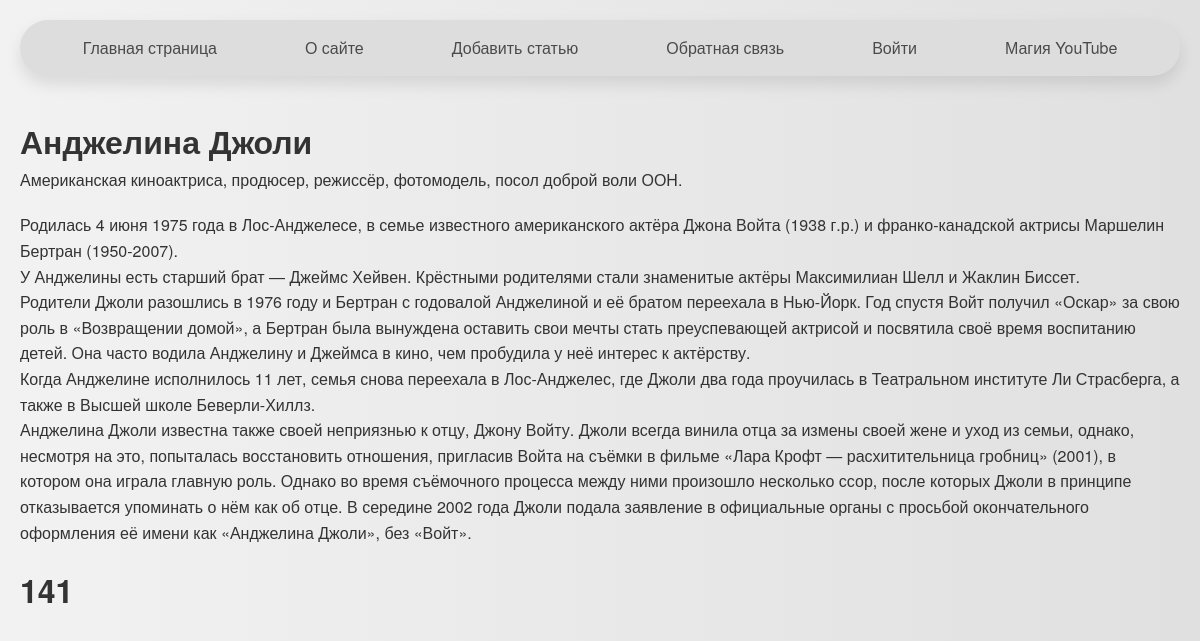
The page /post/efwef/ on the database as committed earlier.
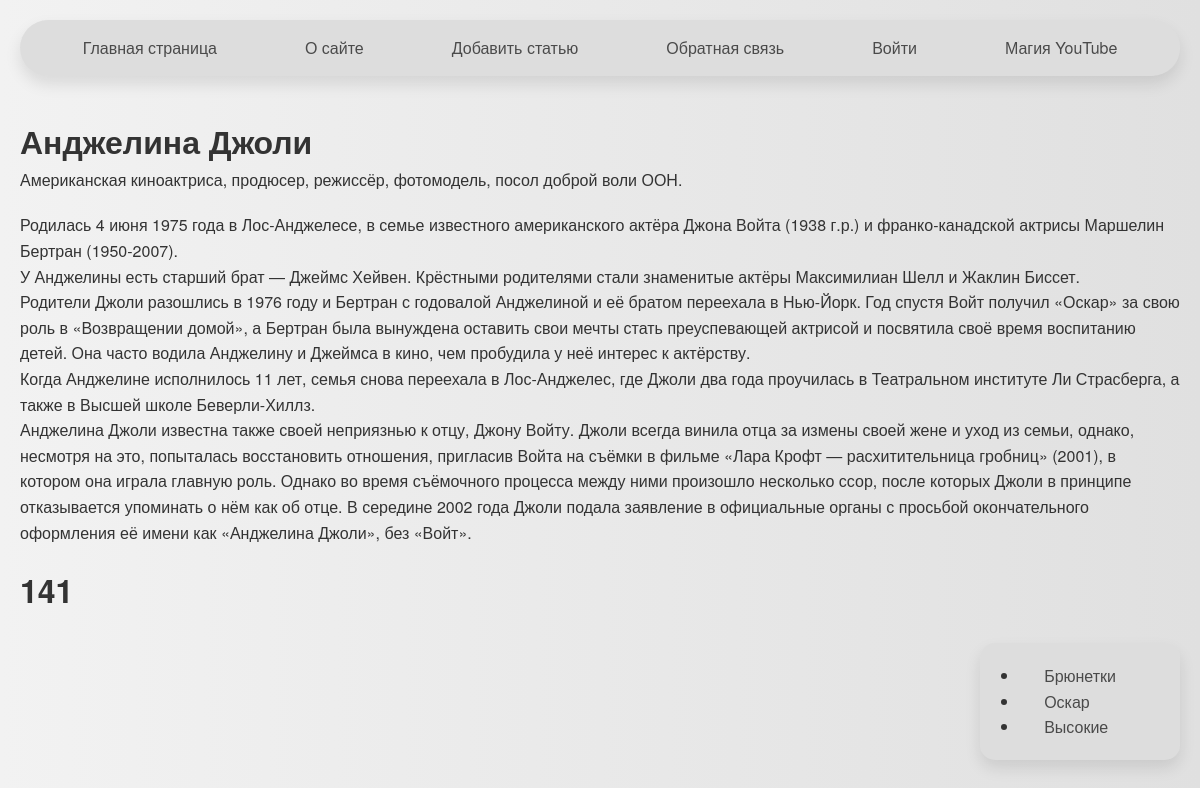
The same page on the database as committed later.
### women/models.py (models this page shows, shortened)
class Women(models.Model):
    class Stutus(models.IntegerChoices):
        DRAFT = 0, 'Черновик'
        PABLISHED = 1, 'Опубликовано'
    title = models.CharField(max_length=200, verbose_name='Заголовок')
    slug = models.SlugField(max_length=120, unique=True, db_index=True)
    photo = models.ImageField(upload_to='photos/%Y/%m/%d/', default=None, blank=True, null=True, verbose_name = 'Фото')
    content = models.TextField(blank=True, verbose_name='Текст статьи')
    time_create = models.DateTimeField(auto_now_add=True)
    time_update = models.DateTimeField(auto_now=True)
    is_publisher = models.BooleanField(choices=tuple(map(lambda x:(bool(x[0]),x[1]), Stutus.choices)), default=Stutus.PABLISHED)
    cat = models.ForeignKey('Category', on_delete=models.PROTECT,related_name='posts')
    tags = models.ManyToManyField('TagPost', blank=True, related_name='tags')
    husband = models.OneToOneField('Husband', on_delete=models.SET_NULL,
                                    null=True, blank=True, related_name='wumen')
    objects = models.Manager()
    publisher = PablishedManager()

class TagPost(models.Model):
    tag = models.CharField(max_length=100, db_index=True)
    slug = models.SlugField(max_length=255, unique=True, db_index=True)
    def get_absolute_url(self):
        return reverse('tag', kwargs={'tag_slug' : self.slug})

### women/views.py (the view)
# urls.py: path('post/<slug:post_slug>/', views.show_post, name='post'),
def show_post(request, post_slug):
    post = get_object_or_404(Women, slug=post_slug)
    data =  {
        'title' : post.title,
        'menu' : menu,
        'post' : post,
        'cat_selected' : 1,
        }
    return render(request, 'women/post.html', data)

### women/templates/women/post.html (shortened to what this page needs)
{% extends 'base.html' %}
{% block breadcrumbs %}
{% with post.tags.all as tags %}
{% if tags %}
<ul class="card">
{% for t in tags %}
<li ><a href="{{ t.get_absolute_url }}">{{ t.tag }}</a></li>
{% endfor %}
</ul>
{% endif %}
{% endwith %}
{% endblock %}
{% block content %}
<h1>{{ post.title }}</h1>
{{ post.content|linebreaks }}
<h1>141</h1>
{% endblock %}

### templates/base.html (shortened to what this page needs)
{% load static %}
{% load women_tags %}
<!DOCTYPE html>
<html lang="en">
<head>
    <link type="text/css" href="{% static 'women/css/styles.css' %}?v={{ now|date:'YmdHis' }}" rel="stylesheet">
</head>
<body>
    <ul class="paul">
        <li><a href="{% url 'home' %}">Главная страница</a></li>
        {% for m in menu %}
        <li>
            <a href="{% url m.url_name %}">{{ m.title }}</a>
        </li>
        {% endfor %}
        <li><a href="https://www.youtube.com">Магия YouTube</a></li>
    </ul>
    {% block breadcrumbs %}
    {% endblock %}
    {% block content %}
    {% endblock %}
</body>
</html>

### women/static/women/css/styles.css (style rules this page uses)
* { margin: 0; padding: 0; box-sizing: border-box; }
body { font-family: 'Helvetica Neue', sans-serif; background: linear-gradient(to right, #f2f2f2, #e0e0e0); color: #333; line-height: 1.6; padding: 20px; background-attachment: fixed; }
ul.paul { list-style-type: none; background-color: #ddd; box-shadow: 0 8px 16px rgba(0, 0, 0, 0.1); padding: 15px 0; margin-bottom: 40px; display: flex; justify-content: center; align-items: center; border-radius: 50px; transition: transform 0.3s ease; }
li { margin: 0 20px; }
a { text-decoration: none; color: #4A4A4A; font-size: 16px; padding: 12px 24px; border-radius: 30px; font-weight: 500; transition: background-color 0.3s ease, color 0.3s ease, transform 0.3s ease; position: relative; }
.card { background-color: #ddd; padding: 20px; margin: 20px auto; max-width: 300px; border-radius: 15px; box-shadow: 0 8px 16px rgba(0, 0, 0, 0.1); opacity: 0; transform: translateY(20px); animation: fadeInUp 0.8s forwards; position: fixed; bottom: 20px; right: 20px; z-index: 1; }
h2, h5, p { margin-bottom: 20px; }

Rows that differ between the two databases and show on the page:
added TagPost: tag "Брюнетки"
added TagPost: tag "Оскар"
added TagPost: tag "Высокие"
